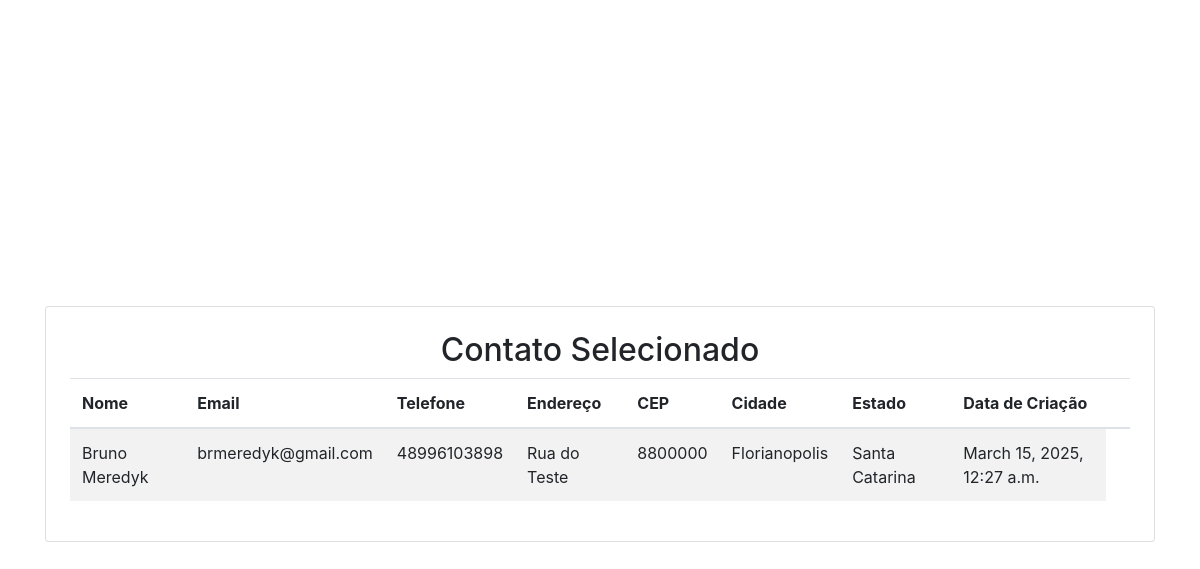
The page /detalhes/1/ on the database its author committed.
### Contato/models.py (models this page shows, shortened)
class Contato(models.Model):
    nome = models.CharField(max_length=255)
    Categoria = models.ForeignKey('Categoria', on_delete=models.CASCADE)
    email = models.EmailField(unique=True)
    telefone = models.CharField(max_length=20)
    endereco = models.CharField(max_length=255)
    cep = models.CharField(max_length=9)
    cidade = models.CharField(max_length=100)
    estado = models.CharField(max_length=50)
    data_criacao = models.DateTimeField(auto_now_add=True)

### Contato/views.py (the view)
# urls.py: path('detalhes/<int:id>/', views.contato_detalhes, name='contato_detalhe'),
def contato_detalhes(request, id):
    return render(request, 'pages/contato_detalhes.html', {'contato': Contato.objects.get(id=id)})

### Contato/templates/pages/contato_detalhes.html (shortened to what this page needs)
<!-- {% load static %}
<!DOCTYPE html>
<html lang="pt-br">
  <head>
    <meta charset="UTF-8" />
    <meta name="viewport" content="width=device-width, initial-scale=1.0" />
    <link
      rel="stylesheet"
      href="https://stackpath.bootstrapcdn.com/bootstrap/4.5.2/css/bootstrap.min.css"
    />
    <title>Document</title>
    <link rel="stylesheet" href="{% static 'style.css' %}" />
  </head>
  <body>
    <div class="container">
      <div class="row">
        <div class="col-md-6 offset-md-3">
          <h1>Contato</h1>
          <form action="{% url 'contato' %}" method="post">
            {% csrf_token %}
            <div class="form-group">
              <label for="id_nome">Nome</label>
              <input
                type="text"
                name="nome"
                id="id_nome"
                class="form-control"
              />
            </div>
            <div class="form-group">
              <label for="id_email">E-mail</label>
              <input
                type="email"
                name="email"
                id="id_email"
                class="form-control"
              />
            </div>
            <div class="form-group">
              <label for="id_mensagem">Mensagem</label>
              <textarea
                name="mensagem"
                id="id_mensagem"
                class="form-control"
              ></textarea>
            </div>
            <button type="submit" class="btn btn-primary">Enviar</button>
          </form>
        </div>
      </div>
    </div>
  </body>
</html> -->
{% load static %}
<!DOCTYPE html>
<html lang="pt-br">
  <head>
    <link
      rel="stylesheet"
      href="https://stackpath.bootstrapcdn.com/bootstrap/4.5.2/css/bootstrap.min.css"
    />
  </head>
  <body>
    <div class="container d-flex justify-content-center align-items-center vh-100">
      <div class="card p-4 mt-5 rounded-2">
      <h2 class="text-center">Contato Selecionado</h2>
      <table class="table table-striped">
        <thead>
        <tr>
          <th>Nome</th>
          <th>Email</th>
          <th>Telefone</th>
          <th>Endereço</th>
          <th>CEP</th>
          <th>Cidade</th>
          <th>Estado</th>
          <th>Data de Criação</th>
          <th></th>
        </tr>
        </thead>
        <tbody>
        <tr>
          <td>{{ contato.nome }}</td>
          <td>{{ contato.email }}</td>
          <td>{{ contato.telefone }}</td>
          <td>{{ contato.endereco }}</td>
          <td>{{ contato.cep }}</td>
          <td>{{ contato.cidade }}</td>
          <td>{{ contato.estado }}</td>
          <td>{{ contato.data_criacao }}</td>
        </tr>
        </tbody>
      </table>
      </div>
    </div>
  </body>
</html>

### rows shown on the page
Contato: nome "Bruno Meredyk", email "brmeredyk@gmail.com", telefone "48996103898", endereco "Rua do Teste", cep "8800000", cidade "Florianopolis", estado "Santa Catarina", data_criacao "March 15, 2025, 12:27 a.m."
